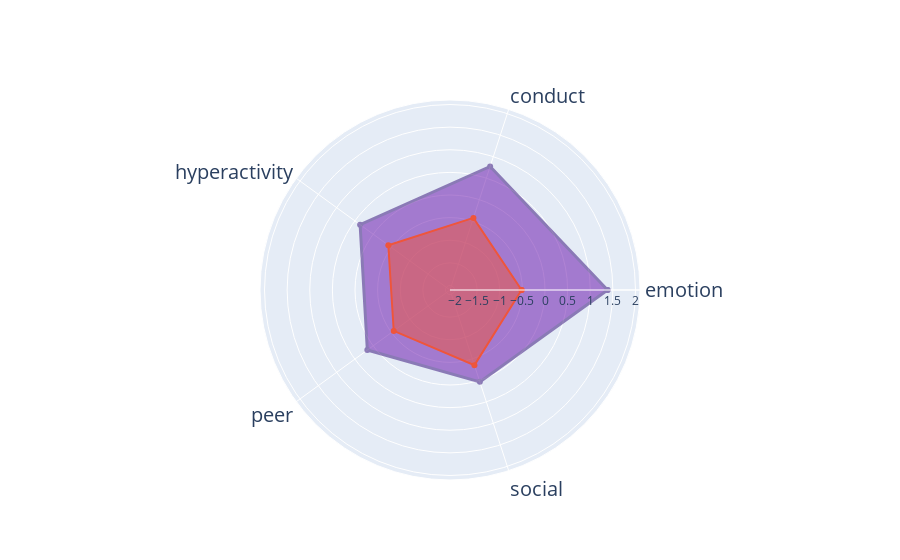

Write notebook code for a chart like this one.
### Code cell
import plotly.graph_objects as go
from matplotlib import cm

categories = ['emotion', 'conduct', 'hyperactivity','peer', 'social']
categories.append(categories[0])
profileCluster1bis = profileCluster1
profileCluster1bis.append(profileCluster1[0])
profileClusterTypical = profileCluster6
profileClusterTypical.append(profileCluster6[0])

fig = go.Figure()


fig.add_trace(go.Scatterpolar(
      r=profileCluster1bis,
      theta=categories,
      fill='toself',
      fillcolor = 'rgba'+ str((100,10,170,1)), #purple: cluster 1 in viridis,
    #fillcolor = 'green',
    opacity = 0.5,
    line=dict(color='rgba'+ str((50,10,120,1)), width=3),
    
))

fig.add_trace(go.Scatterpolar(
      r=profileClusterTypical,
      theta=categories,
    
      fill='toself',
      
))


fig.update_layout(
  paper_bgcolor='white',
  polar=dict(
    radialaxis=dict(
      visible=True,
      range=[-2.1, 2.1]),
        
         angularaxis = dict(tickfont_size = 20)
    ),
  showlegend=False
)

fig.show()

fig.write_image("cluster1_MCS7_emo_conduct.svg")

### Figure 1 — Plotly figure (JSON) as saved in the notebook; plotly's stock layout.template omitted (floating-point values rounded to 4 significant figures)
{"data": [{"fill": "toself", "fillcolor": "rgba(100, 10, 170, 1)", "line": {"color": "rgba(50, 10, 120, 1)", "width": 3}, "name": "Cluster 1", "opacity": 0.5, "r": [1.383, 0.7708, 0.356, 0.1585, 0.03512, 1.383], "theta": ["emotion", "conduct", "hyperactivity", "peer", "social", "emotion"], "type": "scatterpolar"}, {"fill": "toself", "name": "Cluster 4", "r": [-0.5182, -0.4239, -0.4147, -0.5624, -0.3535, -0.5182, -0.5182], "theta": ["emotion", "conduct", "hyperactivity", "peer", "social", "emotion"], "type": "scatterpolar"}], "layout": {"autosize": true, "paper_bgcolor": "white", "polar": {"angularaxis": {"tickfont": {"size": 20}, "type": "category"}, "radialaxis": {"autorange": false, "range": [-2.1, 2.1], "type": "linear", "visible": true}}, "showlegend": false}}
